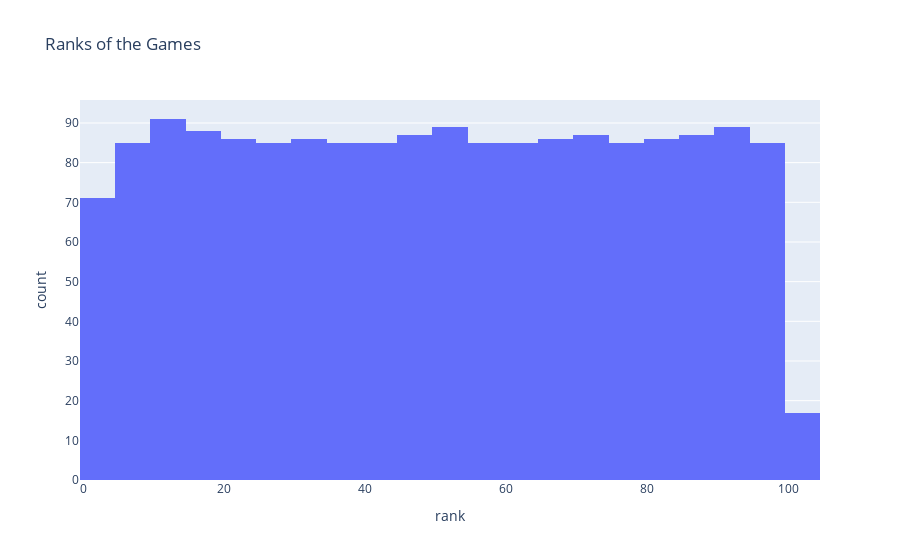

Source (notebook cell):
### Code cell
# with plotly

fig = px.histogram(df_1, x = 'rank', title = 'Ranks of the Games')
fig.show()

### Figure 1 — Plotly figure (JSON) as saved in the notebook; plotly's stock layout.template omitted (floating-point values rounded to 4 significant figures; data arrays with more than 128 entries replaced by an {"elided": "..."} marker saying what was removed)
{"data": [{"alignmentgroup": "True", "bingroup": "x", "hovertemplate": "rank=%{x}<br>count=%{y}<extra></extra>", "legendgroup": "", "marker": {"color": "#636efa", "pattern": {"shape": ""}}, "name": "", "offsetgroup": "", "orientation": "v", "showlegend": false, "type": "histogram", "x": {"elided": "1730 int values"}, "xaxis": "x", "yaxis": "y"}], "layout": {"barmode": "relative", "legend": {"tracegroupgap": 0}, "title": {"text": "Ranks of the Games"}, "xaxis": {"anchor": "y", "domain": [0, 1], "title": {"text": "rank"}}, "yaxis": {"anchor": "x", "domain": [0, 1], "title": {"text": "count"}}}}
